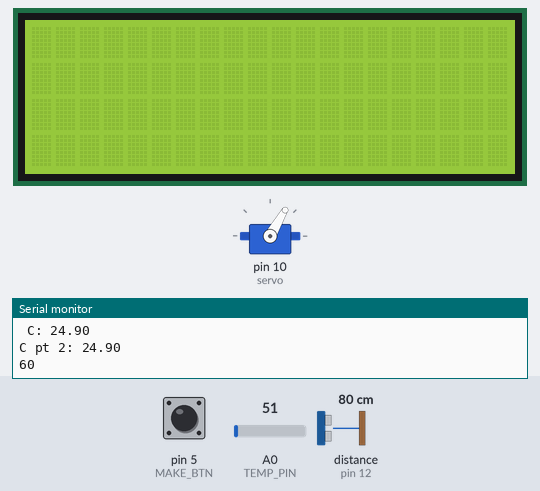
Simulated run of this sketch. Board: Arduino Uno, built with avr-gcc and run on an emulated ATmega328P. On the bench: 20×4 character LCD, servo, the last lines printed to the serial monitor. Wiring (inferred from the names in the program): ultrasonic range finder: trigger pin 13; echo pin 12. The test bench sets the inputs (shaded band); at power-on: pin 5 (MAKE_BTN) LOW, A0 (TEMP_PIN) = 51, distance to the obstacle (sensor on pin 12) 80 cm. The echo pulse lasts 58.3 µs per cm.

Above: at 11.3 s.
11.4 s: pin 5 (MAKE_BTN) pulled HIGH for 0.3 s
At 12.0 s:
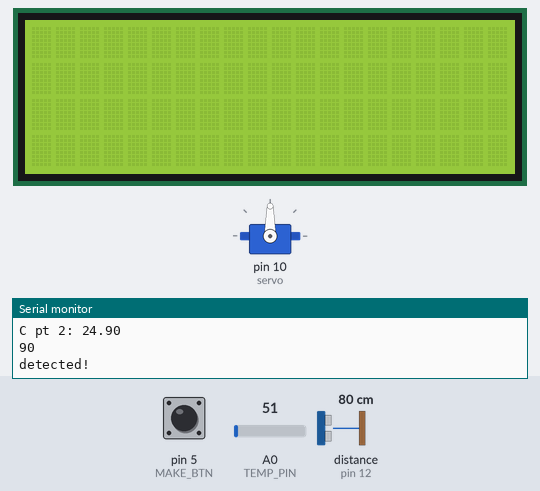
14.7 s: pin 5 (MAKE_BTN) driven HIGH
At 15.5 s:
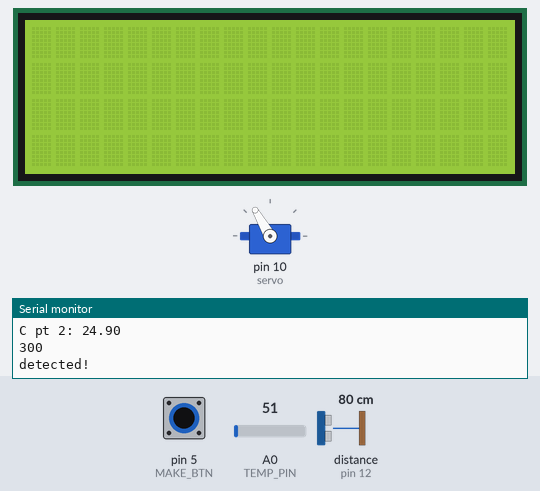
Timing chart, 0 to 23.2 s (numbered marks = the images above; inputs shaded):
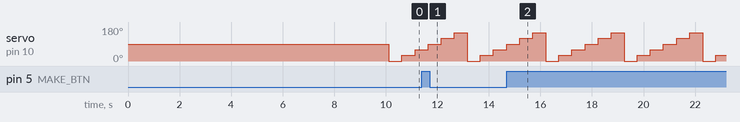

The sketch:

Assign2.ino
```cpp
#define BTN_UP 7
#define BNT_DOWN 6
#define MAKE_BTN 5
#define PIR_PIN 5
#define TEMP_PIN A0
#define TRIG 13
#define ECHO 12
#define POT_PIN A1


#define CALIBRATION_TIME_SEC 10

const float vs = 331.45 + 0.62*20;


#include <LiquidCrystal_I2C.h>
#include <Servo.h>

Servo servo;

LiquidCrystal_I2C lcd = LiquidCrystal_I2C(0x27,20,4);
/* Wiring: SDA => A4, SCL => A5 */
/* I2C address of the LCD: 0x27 */

void setup() {
  //LDC setup
  lcd.init();
  lcd.backlight();

  //Choice buttons
  pinMode(BTN_UP, INPUT);
  pinMode(BNT_DOWN, INPUT);
  pinMode(MAKE_BTN, INPUT);

  //Pulsar setup
  pinMode(TRIG, OUTPUT);
  pinMode(ECHO, INPUT);
  Serial.begin(9600);

  //Servo motor
  servo.attach(10);

  // Pir
  pinMode(PIR_PIN,INPUT);

   Serial.print("Calibrating sensor... ");
  for(int i = 0; i < CALIBRATION_TIME_SEC; i++){
    Serial.print(".");
    delay(1000);
  }
  Serial.println(" done");
  Serial.println("PIR SENSOR READY.");
  delay(50);

  // Pot
}

float getDistance()
{
    /* invio impulso */
    digitalWrite(TRIG,LOW);
    delayMicroseconds(3);
    digitalWrite(TRIG,HIGH);
    delayMicroseconds(5);
    digitalWrite(TRIG,LOW);

    /* ricevi l’eco */
    float tUS = pulseIn(ECHO, HIGH);
    float t = tUS / 1000.0 / 1000.0 / 2;
    float d = t*vs;
    return d;
}

int val = 0;
void loop() {
  // put your main code here, to run repeatedly:
  if(digitalRead(MAKE_BTN) == HIGH){
      Serial.println("cacca");
    }

    int temp = analogRead(TEMP_PIN);
    int value_in_mV = temp *  4.8876 ;
    double value_in_C = value_in_mV * 0.1;


    lcd.setCursor(2, 2); // Set the cursor on the third column and first row.

    float d = getDistance();
      Serial.println(String(" C: ") + value_in_C);

float mv = ( temp/1024.0)*5000;
  float cel = mv/10;
    Serial.println(String("C pt 2: ") + cel);

    servo.write(val%180);
    Serial.println(val);
    val += 30;


  int detected = digitalRead(PIR_PIN);
  if (detected == HIGH){
    Serial.println("detected!");
  }

    delay(500);


}
```

Measured:
- by itself, servo on pin 10 (servo): repeats every 3.0 s: 150° 0.51 s, 0° 0.51 s, 30° 0.51 s, 60° 0.51 s, 90° 0.51 s, 120° 0.51 s
